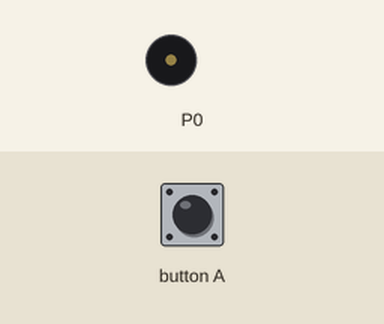
This program was run on a simulated BBC micro:bit (MakeCode). Parts: buzzer (waves = sounding). The test bench sets the inputs (shaded band).

Above: at 1.2 s.
1.3 s: button A pressed for 0.15 s
At 7.6 s:
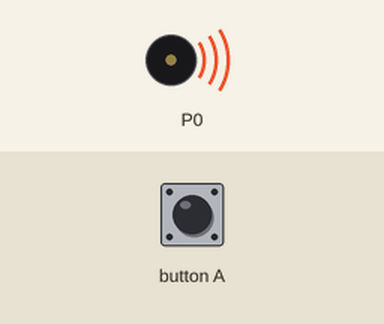
Timing chart, 0 to 10.4 s (numbered marks = the images above; inputs shaded):
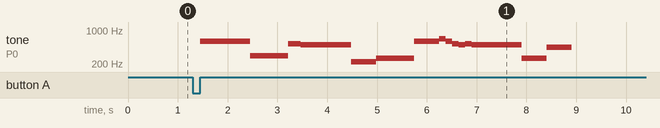

The program:

main.ts
```typescript
input.onButtonPressed(Button.A, function () {
    music.setVolume(136)
    music.playTone(587, music.beat(BeatFraction.Double))
    music.playTone(294, music.beat(BeatFraction.Whole))
    music.playTone(294, music.beat(BeatFraction.Half))
    music.playTone(523, music.beat(BeatFraction.Half))
    music.playTone(494, music.beat(BeatFraction.Whole))
    music.playTone(494, music.beat(BeatFraction.Whole))
    music.playTone(220, music.beat(BeatFraction.Whole))
    music.playTone(262, music.beat(BeatFraction.Whole))
    music.playTone(262, music.beat(BeatFraction.Half))
    music.playTone(587, music.beat(BeatFraction.Whole))
    music.playTone(659, music.beat(BeatFraction.Quarter))
    music.playTone(587, music.beat(BeatFraction.Quarter))
    music.playTone(523, music.beat(BeatFraction.Quarter))
    music.playTone(494, music.beat(BeatFraction.Quarter))
    music.playTone(523, music.beat(BeatFraction.Quarter))
    music.playTone(494, music.beat(BeatFraction.Double))
    music.playTone(262, music.beat(BeatFraction.Whole))
    music.playTone(440, music.beat(BeatFraction.Whole))
})
basic.forever(function () {

})
```

test.ts
```typescript
// Hier kann man Tests durchführen; diese Datei wird nicht kompiliert, wenn dieses Paket als Erweiterung verwendet wird.
```

Measured:
- after the input at 1.3 s, tone on P0: plays 587 Hz for 1.0 s, 294 Hz for 0.76 s, 523 Hz for 0.26 s, 494 Hz for 1.0 s, 220 Hz for 0.51 s, 262 Hz for 0.76 s … (15 notes in this stretch), starting after 0.15 s
